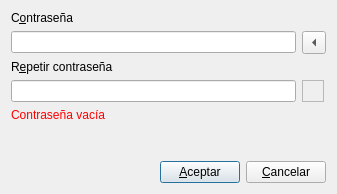
<?xml version="1.0" encoding="UTF-8"?>
<ui version="4.0">
 <class>CPasswordInput</class>
 <widget class="QDialog" name="CPasswordInput">
  <property name="geometry">
   <rect>
    <x>0</x>
    <y>0</y>
    <width>337</width>
    <height>194</height>
   </rect>
  </property>
  <property name="minimumSize">
   <size>
    <width>0</width>
    <height>0</height>
   </size>
  </property>
  <property name="maximumSize">
   <size>
    <width>337</width>
    <height>194</height>
   </size>
  </property>
  <property name="windowTitle">
   <string>Dialog</string>
  </property>
  <layout class="QGridLayout" name="gloMain">
   <item row="0" column="0" colspan="3">
    <layout class="QGridLayout" name="gloEdits">
     <item row="1" column="1">
      <widget class="QToolButton" name="tbtShow">
       <property name="text">
        <string>...</string>
       </property>
       <property name="checkable">
        <bool>true</bool>
       </property>
       <property name="arrowType">
        <enum>Qt::ArrowType::LeftArrow</enum>
       </property>
      </widget>
     </item>
     <item row="3" column="0">
      <widget class="QLineEdit" name="leRepeat">
       <property name="echoMode">
        <enum>QLineEdit::EchoMode::Password</enum>
       </property>
      </widget>
     </item>
     <item row="0" column="0">
      <widget class="QLabel" name="lblOrig">
       <property name="text">
        <string>C&amp;ontraseña</string>
       </property>
       <property name="buddy">
        <cstring>lePassword</cstring>
       </property>
      </widget>
     </item>
     <item row="1" column="0">
      <widget class="QLineEdit" name="lePassword">
       <property name="echoMode">
        <enum>QLineEdit::EchoMode::Password</enum>
       </property>
      </widget>
     </item>
     <item row="3" column="1">
      <widget class="QFrame" name="fraSpace">
       <property name="minimumSize">
        <size>
         <width>22</width>
         <height>22</height>
        </size>
       </property>
       <property name="maximumSize">
        <size>
         <width>22</width>
         <height>22</height>
        </size>
       </property>
       <property name="frameShape">
        <enum>QFrame::Shape::StyledPanel</enum>
       </property>
       <property name="frameShadow">
        <enum>QFrame::Shadow::Raised</enum>
       </property>
      </widget>
     </item>
     <item row="5" column="0">
      <spacer name="vspEdits">
       <property name="orientation">
        <enum>Qt::Orientation::Vertical</enum>
       </property>
       <property name="sizeHint" stdset="0">
        <size>
         <width>20</width>
         <height>40</height>
        </size>
       </property>
      </spacer>
     </item>
     <item row="2" column="0">
      <widget class="QLabel" name="lblRepeat">
       <property name="text">
        <string>R&amp;epetir contraseña</string>
       </property>
       <property name="buddy">
        <cstring>leRepeat</cstring>
       </property>
      </widget>
     </item>
     <item row="4" column="0">
      <widget class="QLabel" name="lblInfo">
       <property name="text">
        <string>&lt;html&gt;&lt;head/&gt;&lt;body&gt;&lt;p&gt;&lt;span style=&quot; color:#ff0000;&quot;&gt;Contraseña vacía&lt;/span&gt;&lt;/p&gt;&lt;/body&gt;&lt;/html&gt;</string>
       </property>
      </widget>
     </item>
    </layout>
   </item>
   <item row="1" column="0">
    <spacer name="hspButtons">
     <property name="orientation">
      <enum>Qt::Orientation::Horizontal</enum>
     </property>
     <property name="sizeHint" stdset="0">
      <size>
       <width>154</width>
       <height>20</height>
      </size>
     </property>
    </spacer>
   </item>
   <item row="1" column="1">
    <widget class="QPushButton" name="pbAccept">
     <property name="text">
      <string>&amp;Aceptar</string>
     </property>
    </widget>
   </item>
   <item row="1" column="2">
    <widget class="QPushButton" name="pbCancel">
     <property name="text">
      <string>&amp;Cancelar</string>
     </property>
    </widget>
   </item>
  </layout>
 </widget>
 <tabstops>
  <tabstop>lePassword</tabstop>
  <tabstop>tbtShow</tabstop>
  <tabstop>leRepeat</tabstop>
  <tabstop>pbAccept</tabstop>
  <tabstop>pbCancel</tabstop>
 </tabstops>
 <resources/>
 <connections/>
</ui>
